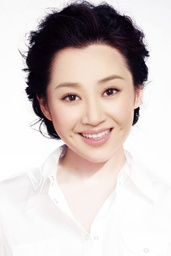
#> input picture opencv/qing.jpg, 171 x 256 px, shrunk from 700 x 1045 before the run, found by its file name
$ python tutorial_8.py
#> lines starting #> are read from the running program, lines starting #| are printed output that depends on the picture
#> further down, src is the input picture: shape (256, 171, 3); mean B, G, R 198.1, 200.4, 210.3
import cv2 as cv
import numpy as np


def clamp(pv):
    if pv > 255:
        return 255;
    if pv < 0:
        return 0
    else:
        return pv


# 高斯模糊
def gaussian_noise(image):
    h, w, ch = image.shape
#> h = 256; w = 171; ch = 3
    for row in range(h):
        for col in range(w):
            s = np.random.normal(0, 20, 3)
            b = image[row, col, 0]  # blue
            g = image[row, col, 1]  # green
            r = image[row, col, 2]  # red
            image[row, col, 0] = clamp(b + s[0])
            image[row, col, 1] = clamp(b + s[1])
            image[row, col, 2] = clamp(b + s[2])
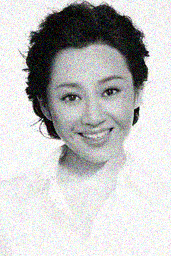
#> image: shape (256, 171, 3); mean B, G, R 194.5, 194.7, 194.6
    cv.imshow('gaussian_noise', image)


src = cv.imread('F:\\qing.jpg')
cv.namedWindow('input imag', cv.WINDOW_AUTOSIZE)
cv.imshow('input imag', src)
gaussian_noise(src)
# 高斯模糊
dist = cv.GaussianBlur(src, (0, 0), 15)
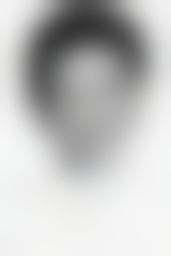
#> dist: shape (256, 171, 3); mean B, G, R 194.4, 194.5, 194.4
cv.imshow('gaussian', dist)

cv.waitKey(0)
cv.destroyAllWindows()
